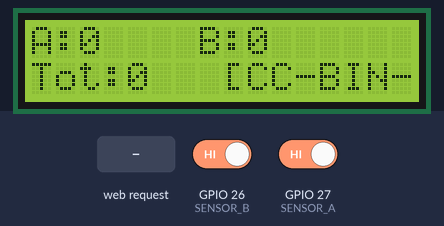
Bench run of a sketch on a simulated ESP32. Shown: 16×2 character LCD. The inputs (shaded band) are chosen by the test bench; at power-on: GPIO 26 (SENSOR_B) HIGH, GPIO 27 (SENSOR_A) HIGH. EEPROM starts erased; nothing arrives over Bluetooth unless stated; a phone connects over Bluetooth LE 3 s after start; what the sketch prints to the serial monitor is not drawn.

Above: at 1.3 s.
At 4.8 s:
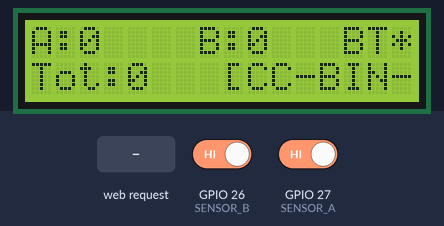
4.9 s: GPIO 26 (SENSOR_B) driven LOW
At 5.9 s:
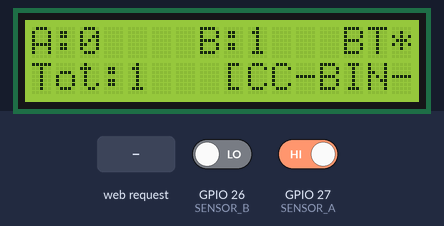
6.4 s: GPIO 27 (SENSOR_A) driven LOW
At 7.0 s:
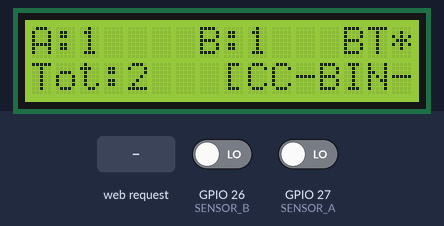
10.9 s: HTTP request GET /reset received
At 11.6 s:
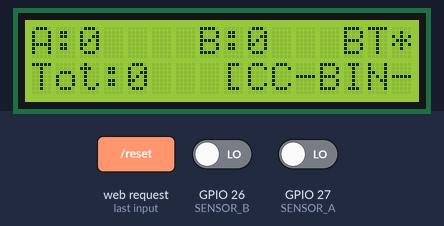
Timing chart, 0 to 13.9 s (numbered marks = the images above; inputs shaded):
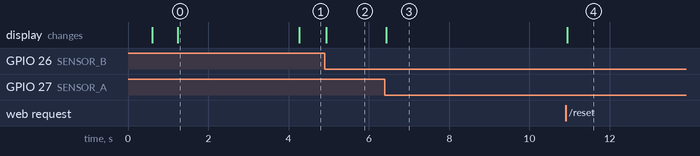

The sketch:

esp32_smartbin_firmware.ino
```cpp
/*
 =========================================================================================
   CODE & CIRCUIT (KOTA) — ESP32 SMART SURVEY BIN PRODUCTION FIRMWARE
   =======================================================================================
   HARDWARE PINOUT & SPECIFICATIONS (AS PER YOUR CIRCUIT):
     - LCD 16x2 I2C  : I2C Address 0x27 | SDA = GPIO 21 | SCL = GPIO 22
     - Sensor A      : GPIO 27 (Hole A / Option A)
     - Sensor B      : GPIO 26 (Hole B / Option B)
     - Memory        : Non-volatile Flash (Preferences "smartbin" keys "A" and "B")
     - Local Hotspot : SoftAP SSID "SmartBin" | Pass "12345678" | IP: 192.168.4.1
     - Bluetooth BLE : Device Name "SmartBin" (App connects via Web Bluetooth)
     - Web Server    : Port 80 with JSON API & CORS for Web App integration
     - Auto-Sync     : Merchant Phone App connects via BLE & syncs online 3x daily!
 =========================================================================================
*/

#include <WiFi.h>
#include <WebServer.h>
#include <Wire.h>
#include <LiquidCrystal_I2C.h>
#include <Preferences.h>
#include <BLEDevice.h>
#include <BLEServer.h>
#include <BLEUtils.h>
#include <BLE2902.h>

// ---------------------------------------------------------------------------------------
// 1. PIN CONFIGURATION & HARDWARE INSTANCES
// ---------------------------------------------------------------------------------------
#define SENSOR_A 27
#define SENSOR_B 26

#define SDA_PIN 21
#define SCL_PIN 22

LiquidCrystal_I2C lcd(0x27, 16, 2);
WebServer server(80);
Preferences prefs;

// ---------------------------------------------------------------------------------------
// 2. DEVICE IDENTITY & LOCAL WI-FI HOTSPOT
// ---------------------------------------------------------------------------------------
const char* BIN_SERIAL = "CC-BIN-01";         // इस बिन का सीरियल नंबर (मर्चेंट अकाउंट से लिंक)
const char* BLE_NAME   = "SmartBin";          // वेब ऐप इस नाम को ब्लूटूथ पर ढूंढता है
const char* AP_SSID    = "SmartBin";          // ESP32 का वाई-फाई हॉटस्पॉट नाम
const char* AP_PASS    = "12345678";          // वाई-फाई पासवर्ड

// ---------------------------------------------------------------------------------------
// 3. BLUETOOTH LOW ENERGY (BLE) UUIDs (Compatible with Code & Circuit Web App)
// ---------------------------------------------------------------------------------------
#define BLE_SERVICE_UUID "4fafc201-1fb5-459e-8fcc-c5c9c331914b"
#define BLE_CHAR_UUID    "beb5483e-36e1-4688-b7f5-ea07361b26a8"

// Nordic UART fallback (Web BLE standard)
#define UART_SERVICE_UUID "6E400001-B5A3-F393-E0A9-E50E24DCCA9E"
#define UART_TX_CHAR_UUID "6E400003-B5A3-F393-E0A9-E50E24DCCA9E"
#define UART_RX_CHAR_UUID "6E400002-B5A3-F393-E0A9-E50E24DCCA9E"

BLEServer* pServer = nullptr;
BLECharacteristic* pBleChar = nullptr;
BLECharacteristic* pUartTxChar = nullptr;
bool bleClientConnected = false;
bool oldBleClientConnected = false;

// ---------------------------------------------------------------------------------------
// 4. COUNTERS & TIMINGS
// ---------------------------------------------------------------------------------------
unsigned long countA = 0;
unsigned long countB = 0;

bool lockA = false;
bool lockB = false;

unsigned long lastA = 0;
unsigned long lastB = 0;
const unsigned long debounce = 300; // 300ms डिबाउंस

// ---------------------------------------------------------------------------------------
// 5. LCD DISPLAY FUNCTION
// ---------------------------------------------------------------------------------------
void showLCD() {
  lcd.clear();

  // पहली लाइन: A और B के वोट्स
  lcd.setCursor(0, 0);
  lcd.print("A:");
  lcd.print(countA);

  lcd.setCursor(7, 0);
  lcd.print("B:");
  lcd.print(countB);

  // यदि ब्लूटूथ कनेक्टेड है तो इंडिकेटर दिखाएं
  lcd.setCursor(13, 0);
  if (bleClientConnected) {
    lcd.print("BT*");
  } else {
    lcd.print("   ");
  }

  // दूसरी लाइन: कुल वोट्स और सीरियल नंबर
  lcd.setCursor(0, 1);
  lcd.print("Tot:");
  lcd.print(countA + countB);

  lcd.setCursor(8, 1);
  lcd.print("[");
  lcd.print(BIN_SERIAL);
  lcd.print("]");
}

// ---------------------------------------------------------------------------------------
// 6. FLASH MEMORY STORAGE (वोट हमेशा सुरक्षित)
// ---------------------------------------------------------------------------------------
void saveCounts() {
  prefs.putULong("A", countA);
  prefs.putULong("B", countB);
}

// ---------------------------------------------------------------------------------------
// 7. TELEMETRY BROADCAST (Sends to Bluetooth, Serial & Web)
// ---------------------------------------------------------------------------------------
void notifyAppTelemetry() {
  unsigned long total = countA + countB;

  // 1. JSON स्ट्रिंग (वेब ऐप तुरंत पार्स करता है)
  String jsonStr = "{\"serial\":\"" + String(BIN_SERIAL) +
                   "\",\"countA\":" + String(countA) +
                   ",\"countB\":" + String(countB) +
                   ",\"total\":" + String(total) + "}\n";

  // 2. टेक्स्ट प्रोटोकॉल स्ट्रिंग
  String rawStr = "COUNT:A=" + String(countA) +
                  ",B=" + String(countB) +
                  ",TOT=" + String(total) +
                  ",SERIAL=" + String(BIN_SERIAL) + "\n";

  // Serial पर प्रिंट करें
  Serial.print("[TELEMETRY] ");
  Serial.print(jsonStr);

  // यदि कोई फोन या ऐप ब्लूटूथ से कनेक्ट है, तो उसे लाइव नोटिफिकेशन भेजें
  if (bleClientConnected) {
    if (pBleChar != nullptr) {
      pBleChar->setValue(jsonStr.c_str());
      pBleChar->notify();
    }
    if (pUartTxChar != nullptr) {
      pUartTxChar->setValue(rawStr.c_str());
      pUartTxChar->notify();
    }
  }
}

// ---------------------------------------------------------------------------------------
// 8. RESET FUNCTION
// ---------------------------------------------------------------------------------------
void resetCounts() {
  countA = 0;
  countB = 0;
  saveCounts();
  showLCD();
  notifyAppTelemetry();
  Serial.println("[RESET] Counters reset to 0.");
}

// ---------------------------------------------------------------------------------------
// 9. WEB SERVER ENDPOINTS (HTML + JSON API WITH CORS)
// ---------------------------------------------------------------------------------------

// CORS Headers: ताकि ब्राउज़र बिना रोक-टोक डेटा ले सके
void setCorsHeaders() {
  server.sendHeader("Access-Control-Allow-Origin", "*");
  server.sendHeader("Access-Control-Allow-Methods", "GET, POST, OPTIONS");
  server.sendHeader("Access-Control-Allow-Headers", "Content-Type");
}

void handleOptions() {
  setCorsHeaders();
  server.send(204);
}

// HTML Dashboard
void homePage() {
  String page = "<!DOCTYPE html><html><head>";
  page += "<meta name='viewport' content='width=device-width, initial-scale=1'>";
  page += "<meta http-equiv='refresh' content='2'>";
  page += "<title>Code & Circuit Smart Bin</title>";
  page += "<style>";
  page += "body{text-align:center;font-family:'Segoe UI',Arial,sans-serif;background:#070D18;color:#F2EAD6;padding:20px;margin:0}";
  page += ".card{max-width:400px;margin:20px auto;background:#0C1628;border:2px solid #10B981;border-radius:16px;padding:25px;box-shadow:0 10px 30px rgba(0,0,0,0.5)}";
  page += "h1{color:#10B981;margin-bottom:5px;font-size:24px}";
  page += ".serial{color:#F2B33D;font-family:monospace;font-size:14px;margin-bottom:20px}";
  page += ".stat{display:flex;justify-content:space-between;padding:12px 16px;margin:10px 0;background:#070D18;border-radius:10px;font-size:20px;font-weight:bold}";
  page += ".stat.a{border-left:4px solid #10B981;color:#10B981}";
  page += ".stat.b{border-left:4px solid #38BDF8;color:#38BDF8}";
  page += ".stat.tot{border-left:4px solid #F2B33D;color:#FFF;background:#1E293B}";
  page += ".btn{background:#EF4444;color:#FFF;border:none;padding:12px 24px;border-radius:8px;font-size:16px;font-weight:bold;cursor:pointer;margin-top:15px;width:100%}";
  page += ".badge{display:inline-block;padding:4px 10px;border-radius:20px;font-size:12px;margin-top:15px;background:#10B981;color:#000;font-weight:bold}";
  page += "</style></head><body>";

  page += "<div class='card'>";
  page += "<h1>SMART SURVEY BIN</h1>";
  page += "<div class='serial'>Unit: " + String(BIN_SERIAL) + " | BLE: " + String(BLE_NAME) + "</div>";

  page += "<div class='stat a'><span>HOLE A:</span><span>" + String(countA) + "</span></div>";
  page += "<div class='stat b'><span>HOLE B:</span><span>" + String(countB) + "</span></div>";
  page += "<div class='stat tot'><span>TOTAL:</span><span>" + String(countA + countB) + "</span></div>";

  page += "<div class='badge'>";
  page += (bleClientConnected ? "⚡ Bluetooth: Connected to App" : "📡 Bluetooth: Ready to Connect");
  page += "</div><br>";

  page += "<a href='/reset' onclick=\"return confirm('Reset counts to 0?')\"><button class='btn'>RESET COUNTERS</button></a>";
  page += "</div>";
  page += "</body></html>";

  server.send(200, "text/html", page);
}

// JSON API Endpoint: वेब ऐप सीधे इस यूआरएल से डेटा फैच कर सकता है
void handleApiData() {
  setCorsHeaders();
  unsigned long total = countA + countB;
  String json = "{\"serial\":\"" + String(BIN_SERIAL) +
                "\",\"countA\":" + String(countA) +
                ",\"countB\":" + String(countB) +
                ",\"total\":" + String(total) +
                ",\"bleConnected\":" + (bleClientConnected ? "true" : "false") + "}";
  server.send(200, "application/json", json);
}

void resetWeb() {
  resetCounts();
  server.sendHeader("Location", "/");
  server.send(303);
}

// ---------------------------------------------------------------------------------------
// 10. BLUETOOTH LOW ENERGY (BLE) CALLBACKS
// ---------------------------------------------------------------------------------------
class BleServerCallbacks: public BLEServerCallbacks {
  void onConnect(BLEServer* p) {
    bleClientConnected = true;
    Serial.println("[BLE] Web App / Merchant Phone Connected!");
    showLCD();
    notifyAppTelemetry();
  }

  void onDisconnect(BLEServer* p) {
    bleClientConnected = false;
    Serial.println("[BLE] Disconnected. Restarting Advertising...");
    showLCD();
  }
};

class BleRxCallbacks: public BLECharacteristicCallbacks {
  void onWrite(BLECharacteristic* pChar) {
    String rx = pChar->getValue().c_str();
    rx.trim();
    if (rx.length() > 0) {
      Serial.print("[BLE RX]: ");
      Serial.println(rx);

      if (rx == "READ" || rx == "GET" || rx == "POLL") {
        notifyAppTelemetry();
      } else if (rx == "RESET") {
        resetCounts();
      }
    }
  }
};

// ---------------------------------------------------------------------------------------
// 11. SETUP
// ---------------------------------------------------------------------------------------
void setup() {
  Serial.begin(115200);
  delay(500);

  Serial.println("\n=======================================================");
  Serial.println("  CODE & CIRCUIT — ESP32 SMART BIN FIRMWARE V2.5       ");
  Serial.println("=======================================================");

  // सेंसर पिन्स
  pinMode(SENSOR_A, INPUT);
  pinMode(SENSOR_B, INPUT);

  // I2C LCD डिस्प्ले
  Wire.begin(SDA_PIN, SCL_PIN);
  lcd.init();
  lcd.backlight();
  lcd.clear();
  lcd.setCursor(0, 0);
  lcd.print("Smart Bin Init..");
  lcd.setCursor(0, 1);
  lcd.print("BLE: " + String(BLE_NAME));

  // फ़्लैश मेमोरी से पुराने काउंट्स लोड करें
  prefs.begin("smartbin", false);
  countA = prefs.getULong("A", 0);
  countB = prefs.getULong("B", 0);

  delay(600);
  showLCD();

  // 1. Wi-Fi SoftAP शुरू करें
  WiFi.mode(WIFI_AP);
  WiFi.softAP(AP_SSID, AP_PASS);

  Serial.print("WiFi SoftAP SSID: ");
  Serial.println(AP_SSID);
  Serial.print("IP Address: ");
  Serial.println(WiFi.softAPIP());

  // 2. Web Server एंडपॉइंट्स रजिस्टर करें
  server.on("/", homePage);
  server.on("/reset", resetWeb);
  server.on("/api/data", HTTP_GET, handleApiData);
  server.on("/data", HTTP_GET, handleApiData);
  server.on("/api/data", HTTP_OPTIONS, handleOptions);
  server.on("/data", HTTP_OPTIONS, handleOptions);
  server.begin();
  Serial.println("Web server started on port 80");

  // 3. Bluetooth Low Energy (BLE) शुरू करें
  BLEDevice::init(BLE_NAME);
  pServer = BLEDevice::createServer();
  pServer->setCallbacks(new BleServerCallbacks());

  // Primary Custom Telemetry Service
  BLEService* pService = pServer->createService(BLE_SERVICE_UUID);
  pBleChar = pService->createCharacteristic(
               BLE_CHAR_UUID,
               BLECharacteristic::PROPERTY_READ |
               BLECharacteristic::PROPERTY_NOTIFY |
               BLECharacteristic::PROPERTY_WRITE
             );
  pBleChar->addDescriptor(new BLE2902());
  pBleChar->setCallbacks(new BleRxCallbacks());
  pService->start();

  // Secondary Nordic UART Service (Maximum compatibility across browsers)
  BLEService* pUartService = pServer->createService(UART_SERVICE_UUID);
  pUartTxChar = pUartService->createCharacteristic(
                  UART_TX_CHAR_UUID,
                  BLECharacteristic::PROPERTY_NOTIFY | BLECharacteristic::PROPERTY_READ
                );
  pUartTxChar->addDescriptor(new BLE2902());

  BLECharacteristic* pUartRxChar = pUartService->createCharacteristic(
                                     UART_RX_CHAR_UUID,
                                     BLECharacteristic::PROPERTY_WRITE
                                   );
  pUartRxChar->setCallbacks(new BleRxCallbacks());
  pUartService->start();

  // BLE एडवरटाइजिंग शुरू करें ताकि ऐप इसे तुरंत डिटेक्ट कर सके
  BLEAdvertising* pAdvertising = BLEDevice::getAdvertising();
  pAdvertising->addServiceUUID(BLE_SERVICE_UUID);
  pAdvertising->addServiceUUID(UART_SERVICE_UUID);
  pAdvertising->setScanResponse(true);
  pAdvertising->setMinPreferred(0x06);
  pAdvertising->setMinPreferred(0x12);
  BLEDevice::startAdvertising();

  Serial.println("BLE Advertising as: " + String(BLE_NAME));
  Serial.println("SYSTEM READY! Ready to link with Merchant App.");
}

// ---------------------------------------------------------------------------------------
// 12. LOOP
// ---------------------------------------------------------------------------------------
void loop() {
  // Web Server क्लाइंट्स हैंडल करें
  server.handleClient();

  // SENSOR A (Hole A / Option A)
  if (digitalRead(SENSOR_A) == LOW && !lockA) {
    if (millis() - lastA > debounce) {
      countA++;
      lastA = millis();
      lockA = true;

      saveCounts();
      showLCD();
      notifyAppTelemetry();

      Serial.print("A = ");
      Serial.println(countA);
    }
  }

  if (digitalRead(SENSOR_A) == HIGH) {
    lockA = false;
  }

  // SENSOR B (Hole B / Option B)
  if (digitalRead(SENSOR_B) == LOW && !lockB) {
    if (millis() - lastB > debounce) {
      countB++;
      lastB = millis();
      lockB = true;

      saveCounts();
      showLCD();
      notifyAppTelemetry();

      Serial.print("B = ");
      Serial.println(countB);
    }
  }

  if (digitalRead(SENSOR_B) == HIGH) {
    lockB = false;
  }

  // BLE री-एडवरटाइजिंग हैंडलर (डिस्कनेक्ट होने पर दोबारा सिग्नल भेजना)
  if (!bleClientConnected && oldBleClientConnected) {
    delay(500);
    pServer->startAdvertising();
    Serial.println("[BLE] Restarted advertising after disconnect.");
    oldBleClientConnected = bleClientConnected;
  }
  if (bleClientConnected && !oldBleClientConnected) {
    oldBleClientConnected = bleClientConnected;
  }

  // Serial Monitor या Web Serial से इनपुट हैंडलिंग (USB Cable सपोर्ट)
  if (Serial.available()) {
    String cmd = Serial.readStringUntil('\n');
    cmd.trim();
    if (cmd == "READ" || cmd == "GET") {
      notifyAppTelemetry();
    } else if (cmd == "RESET") {
      resetCounts();
    }
  }

  delay(15);
}
```

Measured:
- after the input at 4.9 s, the display: changes at once (image 2)
- after the input at 6.4 s, the display: changes at once (image 3)
- after the input at 10.9 s, the display: changes at once (image 4)
- what the display in image 0 shows lasts 3.1 s, from 1.2 s to 4.3 s
